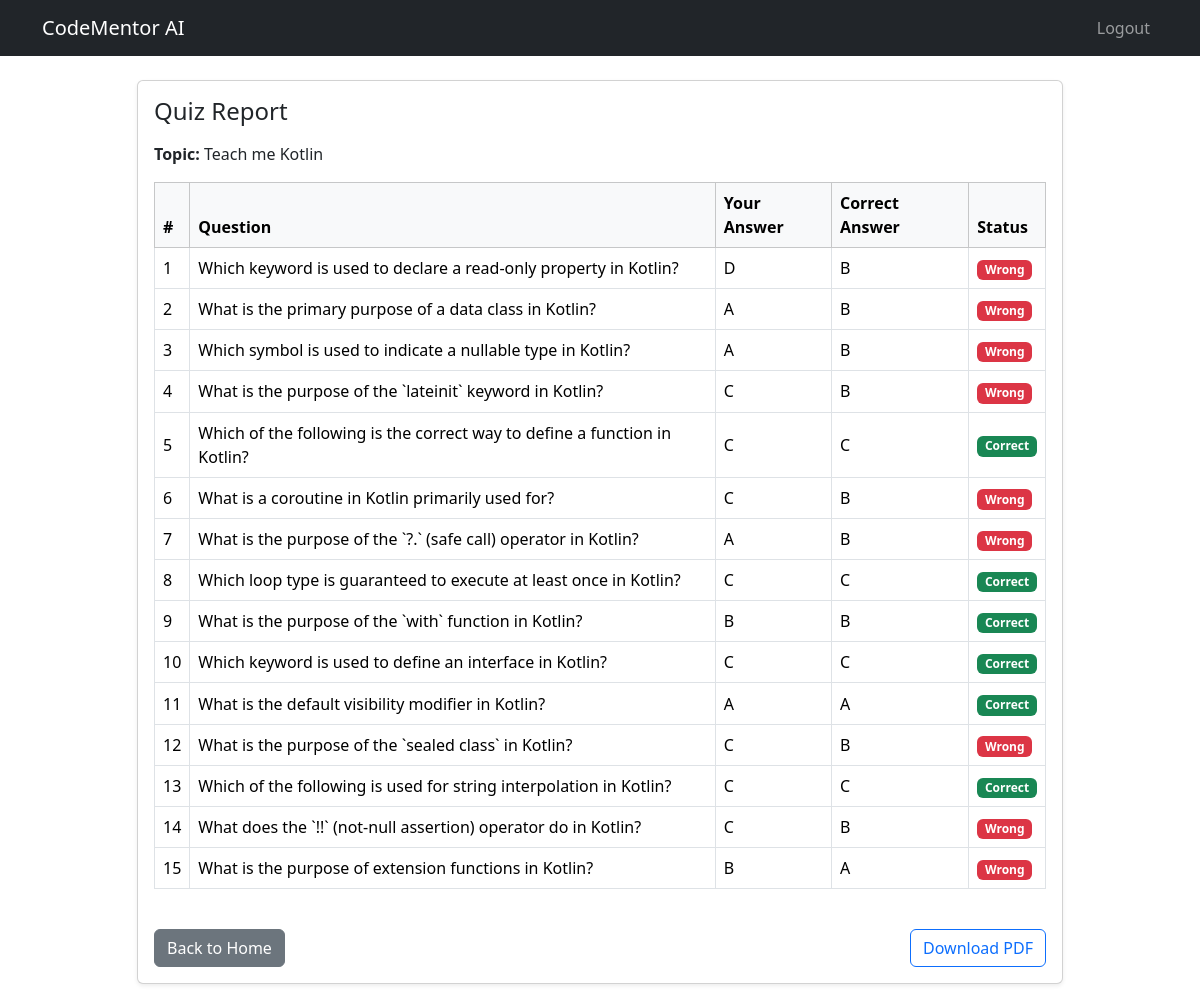
Page /report?quiz_id=1751600398 (signed in) on the committed database.
### tables this page shows
CREATE TABLE results (
            id INTEGER PRIMARY KEY,
            user_id INTEGER,
            topic TEXT,
            question TEXT,
            user_answer TEXT,
            correct_answer TEXT,
            is_correct INTEGER,
            quiz_id INTEGER
        , quiz_group INTEGER);

### app.py (the view)
@app.route("/report")
@login_required
def report():
    quiz_id = request.args.get("quiz_id")
    if not quiz_id:
        flash("Invalid quiz report.", "warning")
        return redirect(url_for("index"))
    conn = sqlite3.connect('progress.db')
    c = conn.cursor()
    c.execute("""
        SELECT topic, question, user_answer, correct_answer, is_correct
        FROM results
        WHERE user_id = ? AND quiz_id = ?
    """, (current_user.id, quiz_id))
    data = c.fetchall()
    conn.close()
    return render_template("report.html", data=data, quiz_id=quiz_id)

### app.py (called while the page is built)
@login_manager.user_loader
def load_user(user_id):
    conn = sqlite3.connect('progress.db')
    c = conn.cursor()
    c.execute("SELECT id, username FROM users WHERE id = ?", (user_id,))
    user = c.fetchone()
    conn.close()
    if user:
        return User(user[0], user[1])
    return None

### templates/report.html (shortened to what this page needs)
{% extends "layout.html" %}
{% block content %}
<div class="row justify-content-center">
    <div class="col-md-10">
        <div class="card shadow-sm mb-4">
            <div class="card-body">
                <h4 class="card-title mb-3">Quiz Report</h4>
                {% if data %}
                    <p><strong>Topic:</strong> {{ data[0][0] }}</p>
                    <div class="table-responsive">
                        <table class="table table-bordered align-middle">
                            <thead class="table-light">
                                <tr>
                                    <th>#</th>
                                    <th>Question</th>
                                    <th>Your Answer</th>
                                    <th>Correct Answer</th>
                                    <th>Status</th>
                                </tr>
                            </thead>
                            <tbody>
                                {% for row in data %}
                                    <tr>
                                        <td>{{ loop.index }}</td>
                                        <td>{{ row[1] }}</td>
                                        <td>{{ row[2] }}</td>
                                        <td>{{ row[3] }}</td>
                                        <td>
                                            {% if row[4] %}
                                                <span class="badge bg-success">Correct</span>
                                            {% else %}
                                                <span class="badge bg-danger">Wrong</span>
                                            {% endif %}
                                        </td>
                                    </tr>
                                {% endfor %}
                            </tbody>
                        </table>
                    </div>
                    <div class="mt-4 d-flex justify-content-between">
                        <a href="{{ url_for('index') }}" class="btn btn-secondary">Back to Home</a>
                        <a href="{{ url_for('download_pdf') }}?quiz_id={{ quiz_id }}" class="btn btn-outline-primary">Download PDF</a>
                    </div>
                {% else %}
                    <div class="alert alert-info">
                        Report not found or no results for this quiz.
                    </div>
                    <a href="{{ url_for('index') }}" class="btn btn-secondary">Back to Home</a>
                {% endif %}
            </div>
        </div>
    </div>
</div>
{% endblock %}

### templates/layout.html (shortened to what this page needs)
<!DOCTYPE html>
<html lang="en">
<head>
    <link href="https://cdn.jsdelivr.net/npm/bootstrap@5.3.3/dist/css/bootstrap.min.css" rel="stylesheet">
</head>
<body>
    <nav class="navbar navbar-expand-lg navbar-dark bg-dark mb-4">
        <div class="container">
            <a class="navbar-brand" href="{{ url_for('index') }}">CodeMentor AI</a>
            <div class="collapse navbar-collapse">
                <ul class="navbar-nav ms-auto">
                    <li class="nav-item">
                        <a class="nav-link" href="{{ url_for('logout') }}">Logout</a>
                    </li>
                </ul>
            </div>
        </div>
    </nav>
    <main class="container">
        {% block content %}{% endblock %}
    </main>
</body>
</html>

### rows in the picture
results: topic "Teach me Kotlin", question "Which keyword is used to declare a read-only property in Kotlin?", user_answer "D", correct_answer "B", is_correct "Wrong"
results: question "What is the primary purpose of a data class in Kotlin?", user_answer "A", correct_answer "B", is_correct "Wrong"
results: question "Which symbol is used to indicate a nullable type in Kotlin?", user_answer "A", correct_answer "B", is_correct "Wrong"
results: question "What is the purpose of the `lateinit` keyword in Kotlin?", user_answer "C", correct_answer "B", is_correct "Wrong"
results: question "Which of the following is the correct way to define a function in Kotlin?", user_answer "C", correct_answer "C", is_correct "Correct"
results: question "What is a coroutine in Kotlin primarily used for?", user_answer "C", correct_answer "B", is_correct "Wrong"
results: question "What is the purpose of the `?.` (safe call) operator in Kotlin?", user_answer "A", correct_answer "B", is_correct "Wrong"
results: question "Which loop type is guaranteed to execute at least once in Kotlin?", user_answer "C", correct_answer "C", is_correct "Correct"
results: question "What is the purpose of the `with` function in Kotlin?", user_answer "B", correct_answer "B", is_correct "Correct"
results: question "Which keyword is used to define an interface in Kotlin?", user_answer "C", correct_answer "C", is_correct "Correct"
results: question "What is the default visibility modifier in Kotlin?", user_answer "A", correct_answer "A", is_correct "Correct"
results: question "What is the purpose of the `sealed class` in Kotlin?", user_answer "C", correct_answer "B", is_correct "Wrong"
results: question "Which of the following is used for string interpolation in Kotlin?", user_answer "C", correct_answer "C", is_correct "Correct"
results: question "What does the `!!` (not-null assertion) operator do in Kotlin?", user_answer "C", correct_answer "B", is_correct "Wrong"
results: question "What is the purpose of extension functions in Kotlin?", user_answer "B", correct_answer "A", is_correct "Wrong"
